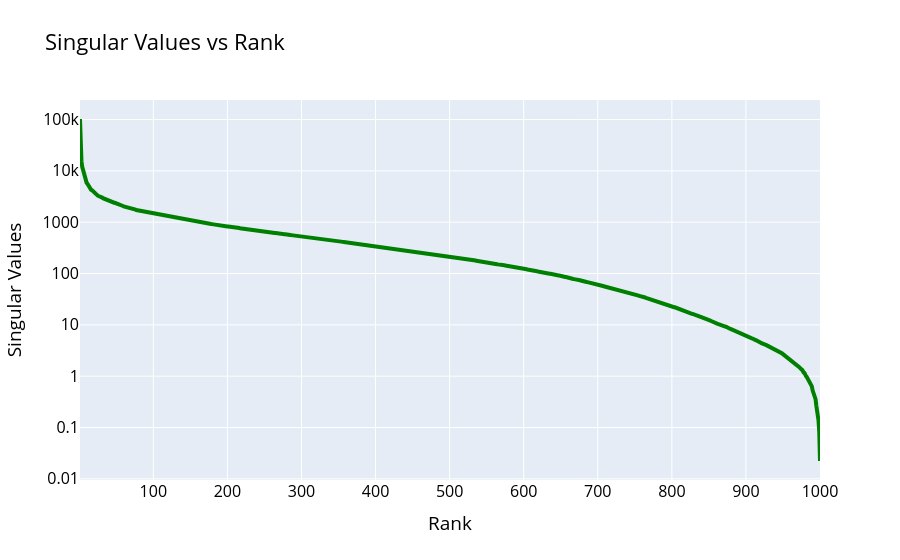
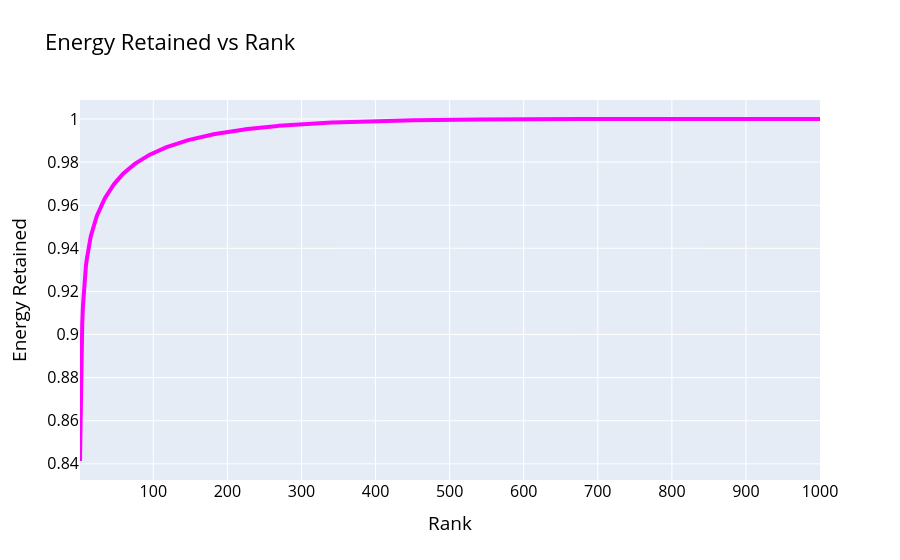

The notebook cell these images were saved under, in order:
### Markdown cell above
#### Plot dos valores singulares e da energia acumulada

### Code cell
fig_singular_values = px.line(
    x=ranks,
    y=S[:len(ranks)],
    labels={"x": "Rank", "y": "Singular Values"},
    title="Singular Values vs Rank"
)

fig_singular_values.update_traces(line=dict(width=4, color="green"))

fig_singular_values.update_yaxes(type='log')
fig_singular_values.update_layout(
    font=dict(
        size=16,
        color="black",
    )
)

fig_energy_retained = px.line(
    x=ranks,
    y=energy_retained,
    labels={"x": "Rank", "y": "Energy Retained"},
    title="Energy Retained vs Rank"
)

fig_energy_retained.update_traces(line=dict(width=4, color="magenta"))

fig_energy_retained.update_layout(
    font=dict(
        size=16,
        color="black",
    ),
)

fig_singular_values.show()
fig_energy_retained.show()

### Figure 1 — Plotly figure (JSON) as saved in the notebook; plotly's stock layout.template omitted (floating-point values rounded to 4 significant figures; data arrays with more than 128 entries replaced by an {"elided": "..."} marker saying what was removed)
{"data": [{"hovertemplate": "Rank=%{x}<br>Singular Values=%{y}<extra></extra>", "legendgroup": "", "line": {"color": "green", "dash": "solid", "width": 4}, "marker": {"symbol": "circle"}, "mode": "lines", "name": "", "orientation": "v", "showlegend": false, "type": "scatter", "x": {"elided": "1000 int values"}, "xaxis": "x", "y": {"elided": "1000 float values"}, "yaxis": "y"}], "layout": {"font": {"color": "black", "size": 16}, "legend": {"tracegroupgap": 0}, "title": {"text": "Singular Values vs Rank"}, "xaxis": {"anchor": "y", "domain": [0, 1], "title": {"text": "Rank"}}, "yaxis": {"anchor": "x", "domain": [0, 1], "title": {"text": "Singular Values"}, "type": "log"}}}

### Figure 2 — Plotly figure (JSON) as saved in the notebook; plotly's stock layout.template omitted (floating-point values rounded to 4 significant figures; data arrays with more than 128 entries replaced by an {"elided": "..."} marker saying what was removed)
{"data": [{"hovertemplate": "Rank=%{x}<br>Energy Retained=%{y}<extra></extra>", "legendgroup": "", "line": {"color": "magenta", "dash": "solid", "width": 4}, "marker": {"symbol": "circle"}, "mode": "lines", "name": "", "orientation": "v", "showlegend": false, "type": "scatter", "x": {"elided": "1000 int values"}, "xaxis": "x", "y": {"elided": "1000 float values"}, "yaxis": "y"}], "layout": {"font": {"color": "black", "size": 16}, "legend": {"tracegroupgap": 0}, "title": {"text": "Energy Retained vs Rank"}, "xaxis": {"anchor": "y", "domain": [0, 1], "title": {"text": "Rank"}}, "yaxis": {"anchor": "x", "domain": [0, 1], "title": {"text": "Energy Retained"}}}}
